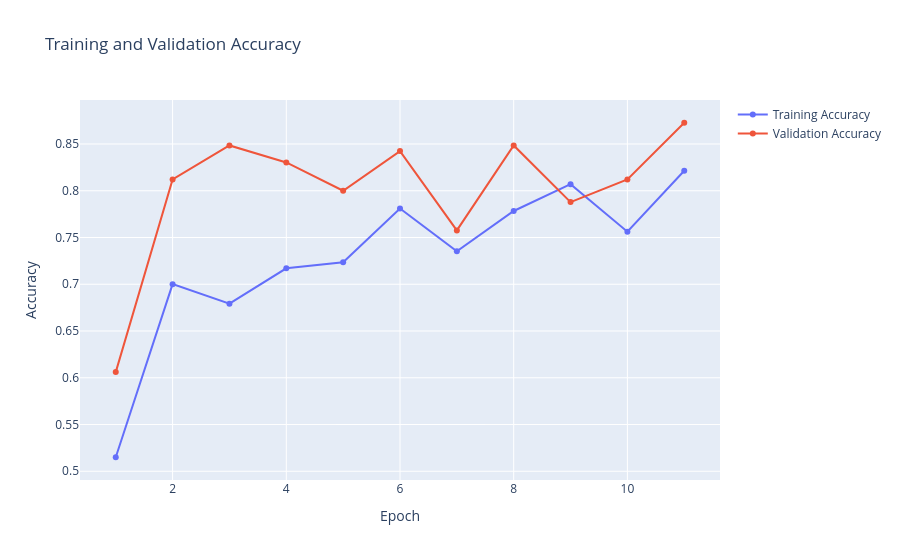
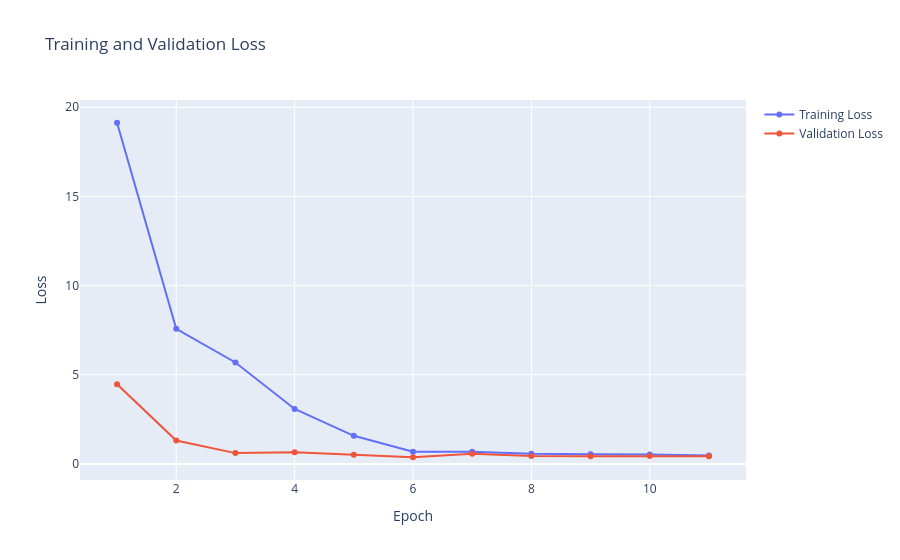

Here is the notebook cell these charts were saved with, in order:
### Code cell
history_plot(epochs, history)

### Figure 1 — Plotly figure (JSON) as saved in the notebook; plotly's stock layout.template omitted (floating-point values rounded to 4 significant figures)
{"data": [{"name": "Training Accuracy", "x": [1, 2, 3, 4, 5, 6, 7, 8, 9, 10, 11, 12, 13, 14, 15, 16, 17, 18, 19, 20, 21, 22, 23, 24, 25, 26, 27, 28, 29, 30, 31, 32, 33, 34, 35, 36, 37, 38, 39, 40, 41, 42, 43, 44, 45, 46, 47, 48, 49, 50], "y": [0.515, 0.7001, 0.6793, 0.7171, 0.7236, 0.781, 0.7353, 0.7784, 0.807, 0.7562, 0.8214], "type": "scatter"}, {"name": "Validation Accuracy", "x": [1, 2, 3, 4, 5, 6, 7, 8, 9, 10, 11, 12, 13, 14, 15, 16, 17, 18, 19, 20, 21, 22, 23, 24, 25, 26, 27, 28, 29, 30, 31, 32, 33, 34, 35, 36, 37, 38, 39, 40, 41, 42, 43, 44, 45, 46, 47, 48, 49, 50], "y": [0.6061, 0.8121, 0.8485, 0.8303, 0.8, 0.8424, 0.7576, 0.8485, 0.7879, 0.8121, 0.8727], "type": "scatter"}], "layout": {"xaxis": {"anchor": "y", "domain": [0, 1], "title": {"text": "Epoch"}, "type": "linear", "range": [0.3415, 11.66], "autorange": true}, "yaxis": {"anchor": "x", "domain": [0, 1], "title": {"text": "Accuracy"}, "type": "linear", "range": [0.4888, 0.8989], "autorange": true}, "title": {"text": "Training and Validation Accuracy"}, "autosize": true}}

### Figure 2 — Plotly figure (JSON) as saved in the notebook; plotly's stock layout.template omitted (floating-point values rounded to 4 significant figures)
{"data": [{"name": "Training Loss", "x": [1, 2, 3, 4, 5, 6, 7, 8, 9, 10, 11, 12, 13, 14, 15, 16, 17, 18, 19, 20, 21, 22, 23, 24, 25, 26, 27, 28, 29, 30, 31, 32, 33, 34, 35, 36, 37, 38, 39, 40, 41, 42, 43, 44, 45, 46, 47, 48, 49, 50], "y": [19.13, 7.58, 5.689, 3.081, 1.579, 0.6884, 0.6898, 0.5657, 0.5377, 0.5339, 0.4693], "type": "scatter"}, {"name": "Validation Loss", "x": [1, 2, 3, 4, 5, 6, 7, 8, 9, 10, 11, 12, 13, 14, 15, 16, 17, 18, 19, 20, 21, 22, 23, 24, 25, 26, 27, 28, 29, 30, 31, 32, 33, 34, 35, 36, 37, 38, 39, 40, 41, 42, 43, 44, 45, 46, 47, 48, 49, 50], "y": [4.474, 1.318, 0.608, 0.655, 0.5096, 0.3762, 0.5768, 0.4467, 0.4374, 0.4462, 0.4282], "type": "scatter"}], "layout": {"xaxis": {"anchor": "y", "domain": [0, 1], "title": {"text": "Epoch"}, "type": "linear", "range": [0.3467, 11.65], "autorange": true}, "yaxis": {"anchor": "x", "domain": [0, 1], "title": {"text": "Loss"}, "type": "linear", "range": [-0.9976, 20.51], "autorange": true}, "title": {"text": "Training and Validation Loss"}, "autosize": true}}
